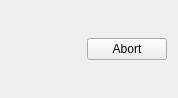
<?xml version="1.0" encoding="UTF-8"?>
<ui version="4.0">
 <class>MainMenu::CWaitDialog</class>
 <widget class="QWidget" name="MainMenu::CWaitDialog">
  <property name="geometry">
   <rect>
    <x>0</x>
    <y>0</y>
    <width>178</width>
    <height>98</height>
   </rect>
  </property>
  <property name="minimumSize">
   <size>
    <width>0</width>
    <height>70</height>
   </size>
  </property>
  <property name="windowTitle">
   <string>Form</string>
  </property>
  <layout class="QHBoxLayout" name="horizontalLayout">
   <item>
    <widget class="QLabel" name="contentLabel">
     <property name="maximumSize">
      <size>
       <width>16777215</width>
       <height>16777215</height>
      </size>
     </property>
     <property name="text">
      <string/>
     </property>
     <property name="wordWrap">
      <bool>true</bool>
     </property>
    </widget>
   </item>
   <item>
    <spacer name="horizontalSpacer_2">
     <property name="orientation">
      <enum>Qt::Horizontal</enum>
     </property>
     <property name="sizeHint" stdset="0">
      <size>
       <width>53</width>
       <height>20</height>
      </size>
     </property>
    </spacer>
   </item>
   <item>
    <widget class="QPushButton" name="abortButton">
     <property name="focusPolicy">
      <enum>Qt::NoFocus</enum>
     </property>
     <property name="text">
      <string>Abort</string>
     </property>
    </widget>
   </item>
  </layout>
 </widget>
 <resources/>
 <connections/>
</ui>
